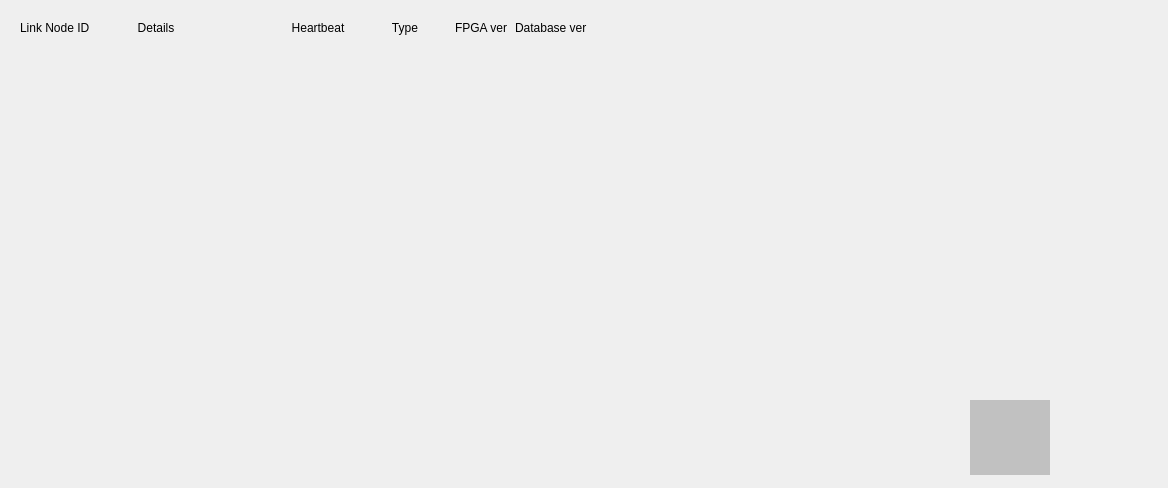
<?xml version="1.0" encoding="UTF-8"?>
<ui version="4.0">
 <class>Form</class>
 <widget class="QWidget" name="Form">
  <property name="geometry">
   <rect>
    <x>0</x>
    <y>0</y>
    <width>1168</width>
    <height>488</height>
   </rect>
  </property>
  <property name="windowTitle">
   <string>MPS LI23 Main</string>
  </property>
  <widget class="PyDMFrame" name="PyDMFrame">
   <property name="geometry">
    <rect>
     <x>10</x>
     <y>10</y>
     <width>700</width>
     <height>70</height>
    </rect>
   </property>
   <property name="toolTip">
    <string/>
   </property>
   <widget class="PyDMEmbeddedDisplay" name="PyDMEmbeddedDisplay">
    <property name="geometry">
     <rect>
      <x>60</x>
      <y>30</y>
      <width>540</width>
      <height>32</height>
     </rect>
    </property>
    <property name="toolTip">
     <string/>
    </property>
    <property name="macros" stdset="0">
     <string>DEV=EIOC,LOCA=LI23,INST=MP01,DEV2=MPS,inst=mp01,loca=li23</string>
    </property>
    <property name="filename" stdset="0">
     <string>LinkNode_embeded.ui</string>
    </property>
   </widget>
   <widget class="QLabel" name="label">
    <property name="geometry">
     <rect>
      <x>10</x>
      <y>10</y>
      <width>80</width>
      <height>15</height>
     </rect>
    </property>
    <property name="text">
     <string>Link Node ID</string>
    </property>
   </widget>
   <widget class="QLabel" name="label_2">
    <property name="geometry">
     <rect>
      <x>94</x>
      <y>10</y>
      <width>104</width>
      <height>15</height>
     </rect>
    </property>
    <property name="text">
     <string>Details</string>
    </property>
    <property name="alignment">
     <set>Qt::AlignCenter</set>
    </property>
   </widget>
   <widget class="QLabel" name="label_3">
    <property name="geometry">
     <rect>
      <x>272</x>
      <y>10</y>
      <width>72</width>
      <height>15</height>
     </rect>
    </property>
    <property name="text">
     <string>Heartbeat</string>
    </property>
    <property name="alignment">
     <set>Qt::AlignCenter</set>
    </property>
   </widget>
   <widget class="QLabel" name="label_4">
    <property name="geometry">
     <rect>
      <x>351</x>
      <y>10</y>
      <width>88</width>
      <height>15</height>
     </rect>
    </property>
    <property name="text">
     <string>Type</string>
    </property>
    <property name="alignment">
     <set>Qt::AlignCenter</set>
    </property>
   </widget>
   <widget class="QLabel" name="label_5">
    <property name="geometry">
     <rect>
      <x>445</x>
      <y>10</y>
      <width>55</width>
      <height>15</height>
     </rect>
    </property>
    <property name="text">
     <string>FPGA ver</string>
    </property>
   </widget>
   <widget class="QLabel" name="label_6">
    <property name="geometry">
     <rect>
      <x>505</x>
      <y>10</y>
      <width>85</width>
      <height>15</height>
     </rect>
    </property>
    <property name="text">
     <string>Database ver</string>
    </property>
   </widget>
  </widget>
  <widget class="PyDMDrawingRectangle" name="PyDMDrawingRectangle_8">
   <property name="geometry">
    <rect>
     <x>0</x>
     <y>0</y>
     <width>1100</width>
     <height>488</height>
    </rect>
   </property>
   <property name="toolTip">
    <string/>
   </property>
   <property name="styleSheet">
    <string notr="true"/>
   </property>
   <property name="brush" stdset="0">
    <brush brushstyle="SolidPattern">
     <color alpha="255">
      <red>193</red>
      <green>193</green>
      <blue>193</blue>
     </color>
    </brush>
   </property>
  </widget>
  <widget class="PyDMDrawingImage" name="PyDMDrawingImage">
   <property name="geometry">
    <rect>
     <x>970</x>
     <y>400</y>
     <width>80</width>
     <height>75</height>
    </rect>
   </property>
   <property name="toolTip">
    <string/>
   </property>
   <property name="styleSheet">
    <string notr="true">background-color: rgb(193, 193, 193);</string>
   </property>
   <property name="brush" stdset="0">
    <brush brushstyle="SolidPattern">
     <color alpha="255">
      <red>193</red>
      <green>193</green>
      <blue>195</blue>
     </color>
    </brush>
   </property>
   <property name="filename" stdset="0">
    <string>lcls_mps_lockup_stacked_digital.png</string>
   </property>
  </widget>
  <zorder>PyDMDrawingRectangle_8</zorder>
  <zorder>PyDMFrame</zorder>
  <zorder>PyDMDrawingImage</zorder>
 </widget>
 <customwidgets>
  <customwidget>
   <class>PyDMDrawingImage</class>
   <extends>QWidget</extends>
   <header>pydm.widgets.drawing</header>
  </customwidget>
  <customwidget>
   <class>PyDMDrawingRectangle</class>
   <extends>QWidget</extends>
   <header>pydm.widgets.drawing</header>
  </customwidget>
  <customwidget>
   <class>PyDMEmbeddedDisplay</class>
   <extends>QFrame</extends>
   <header>pydm.widgets.embedded_display</header>
  </customwidget>
  <customwidget>
   <class>PyDMFrame</class>
   <extends>QFrame</extends>
   <header>pydm.widgets.frame</header>
   <container>1</container>
  </customwidget>
 </customwidgets>
 <resources/>
 <connections/>
</ui>
